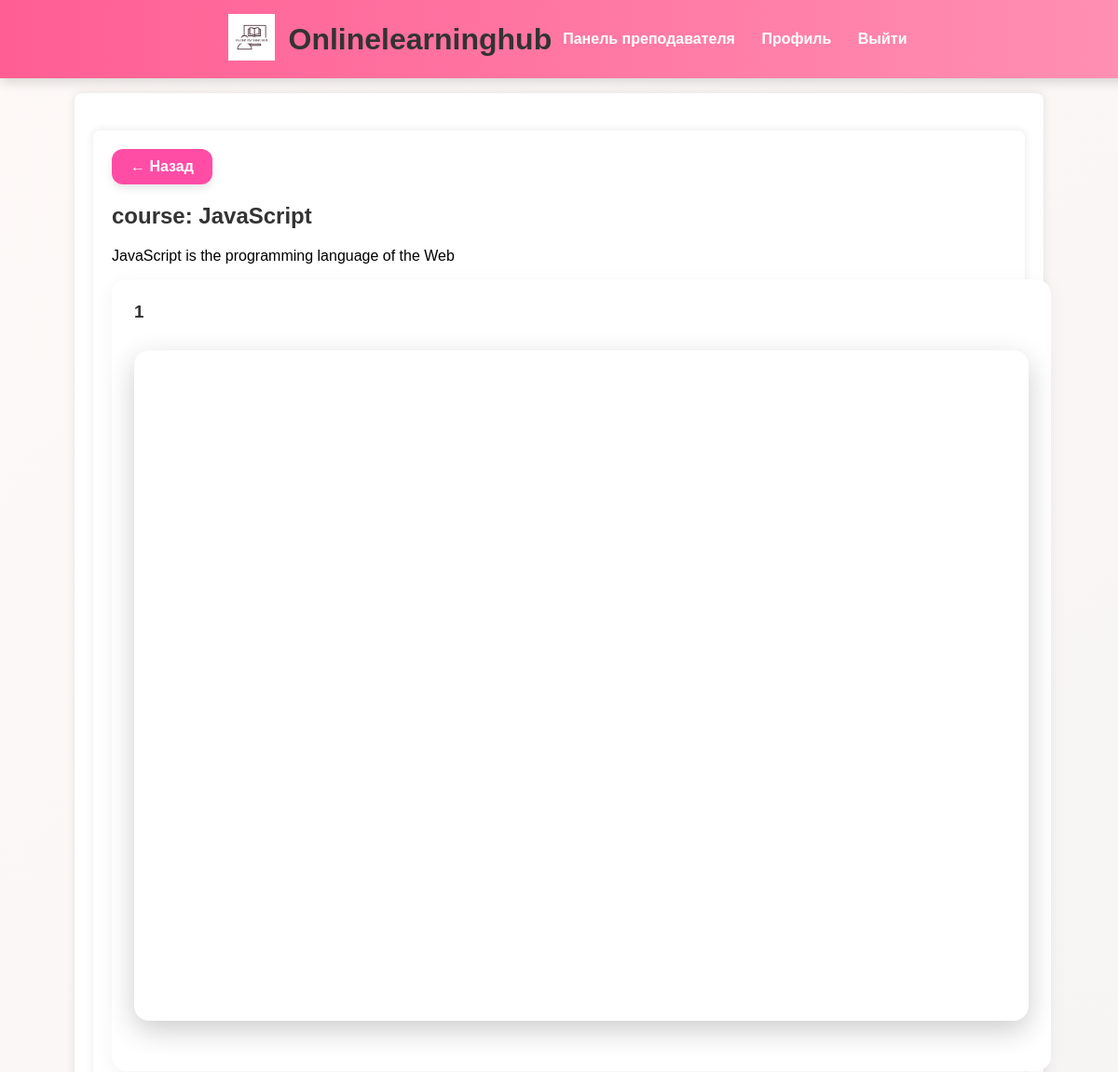
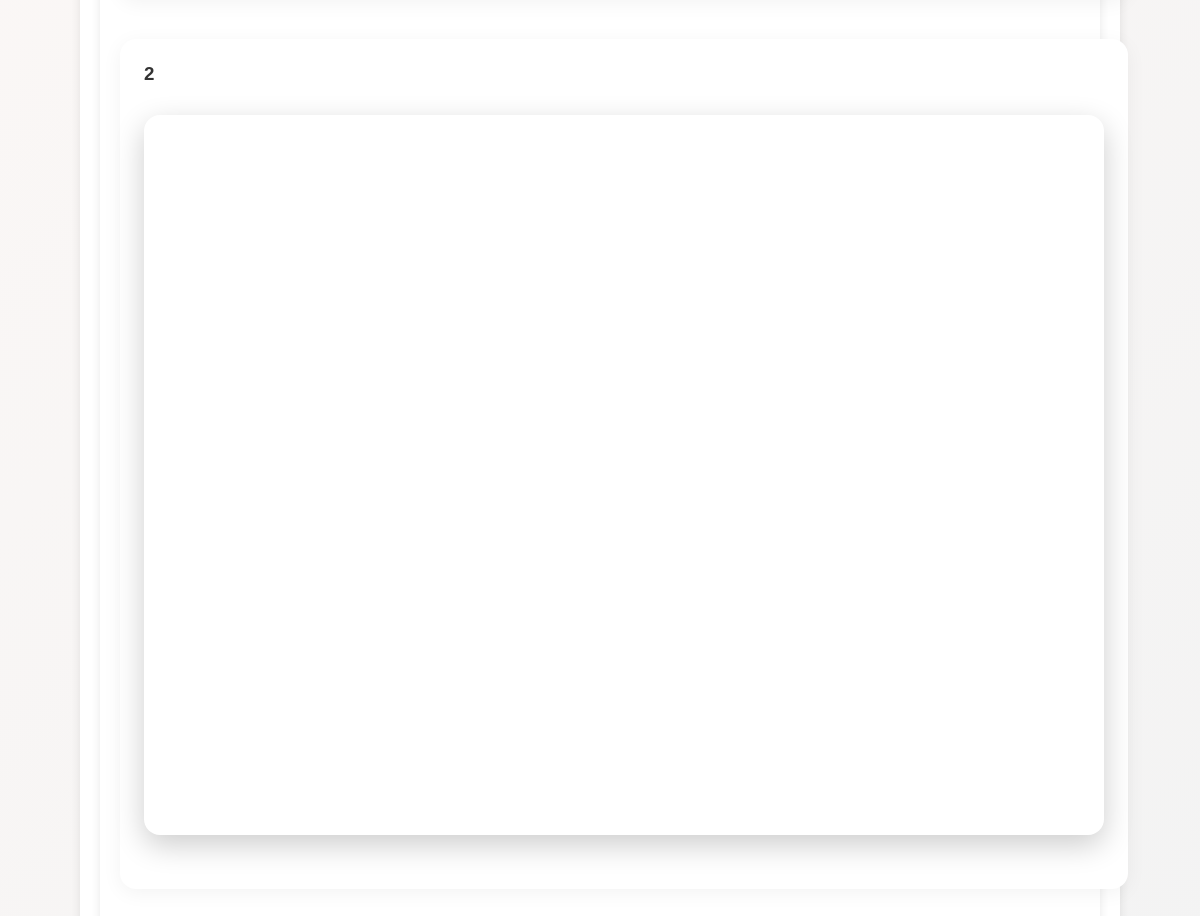
Screenshot of /course/4/video/ (signed in) with the database file from the repository (2 pictures, top to bottom).
### myapp/models.py (models this page shows, shortened)
class Course(models.Model):
    title = models.CharField(max_length=100)
    slug = models.SlugField(unique=True, blank=True)
    description = models.TextField()
    teacher = models.ForeignKey(User, on_delete=models.CASCADE, limit_choices_to={'role': 'teacher'})
    created_at = models.DateTimeField(auto_now_add=True)
    video_url = models.CharField(max_length=255, blank=True, null=True)

class Lesson(models.Model):
    course = models.ForeignKey(Course, on_delete=models.CASCADE)
    title = models.CharField(max_length=200)
    video_url = models.URLField(blank=True, null=True)
    created_at = models.DateTimeField(auto_now_add=True)
    def get_embed_url(self):
        if self.video_url:
            if "watch?v=" in self.video_url:
                video_id = self.video_url.split("watch?v=")[-1]
            elif "youtu.be/" in self.video_url:
                video_id = self.video_url.split("youtu.be/")[-1]
            else:
                return ""
            return f"https://www.youtube.com/embed/{video_id}"
        return ""

### myapp/views.py (the view)
# urls.py: path('course/<int:course_id>/video/', views.course_video, name='course_video'),
@login_required
def course_video(request, course_id):
    course = get_object_or_404(Course, pk=course_id)
    lessons = Lesson.objects.filter(course=course)
    return render(request, 'myapp/course_video.html', {
        'course': course,
        'lessons': lessons
    })

### myapp/templates/myapp/course_video.html (shortened to what this page needs)
{% extends 'myapp/base.html' %}
{% load static %}
{% block content %}
<div class="container">
    <a href="{% url 'student_dashboard' %}" class="back-button">← Назад</a>
    <h2>{{ course.title }}</h2>
    <p>{{ course.description }}</p>
    {% if lessons %}
        {% for lesson in lessons %}
            <div class="video-card">
                <h3>{{ lesson.title }}</h3>
                {% if lesson.get_embed_url %}
                    <div class="video-container">
                        <iframe src="{{ lesson.get_embed_url }}"
                                frameborder="0"
                                allowfullscreen></iframe>
                    </div>
                {% else %}
                    <p>Видео не указано</p>
                {% endif %}
            </div>
        {% endfor %}
    {% else %}
        <p>Уроки не найдены.</p>
    {% endif %}
</div>
{% endblock %}

### myapp/static/myapp/style.css (style rules this page uses)
body { font-family: Arial, sans-serif; background: linear-gradient(135deg, #fef9f7, #f3f3f3); background-size: cover; margin: 0; padding: 0; }
.container { background: white; margin: 20px auto; padding: 20px; max-width: 1000px; border-radius: 8px; box-shadow: 0 0 10px rgba(0,0,0,0.1); }
h1, h2, h3 { color: #333; margin-top: 0; }
.video-container { animation: fadeInUp 0.8s ease-in-out; text-align: center; }
.back-button { display: inline-block; margin-bottom: 20px; color: #008080; background: #f0f0f0; padding: 8px 16px; text-decoration: none; border-radius: 6px; font-weight: bold; transition: background 0.2s, color 0.2s; }
a { color: inherit; text-decoration: none; }
.video-card { width: 100%; max-width: 1000px; margin: 0 auto 40px auto; padding: 24px; border-radius: 16px; box-shadow: 0 4px 20px rgba(0, 0, 0, 0.05); background-color: #fff; }
.video-container { width: 100%; max-width: 1280px; height: 720px; margin: 30px auto; border-radius: 16px; overflow: hidden; display: flex; justify-content: center; align-items: center; box-shadow: 0 10px 30px rgba(0, 0, 0, 0.2); }
.video-container iframe { width: 100%; height: 100%; border: none; border-radius: 16px; }

### myapp/static/myapp/style_big_video.css (style rules this page uses)
.video-container { width: 100%; max-width: 1280px; height: 720px; margin: 30px auto; border-radius: 16px; overflow: hidden; display: flex; justify-content: center; align-items: center; box-shadow: 0 10px 30px rgba(0, 0, 0, 0.2); }
.video-container iframe { width: 100%; height: 100%; border: none; border-radius: 16px; }
.back-button { display: inline-block; margin-bottom: 20px; padding: 10px 20px; background-color: #ff4da6; color: white; border: none; border-radius: 12px; text-decoration: none; font-weight: bold; box-shadow: 0 4px 10px rgba(0, 0, 0, 0.1); transition: background 0.3s; }

### myapp/templates/myapp/base.html (style rules this page uses)
body { margin: 0; padding-top: 80px; }

### myapp/templates/myapp/course_video.html (style rules this page uses)
.back-button { display: inline-block; margin-bottom: 20px; padding: 10px 20px; background-color: #ff4da6; color: white; border: none; border-radius: 12px; text-decoration: none; font-weight: bold; box-shadow: 0 4px 10px rgba(0, 0, 0, 0.1); transition: background 0.3s ease; }

### rows the page displays
Course: title "course: JavaScript", description "JavaScript is the programming language of the Web"
Lesson: title "1"
Lesson: title "2"
